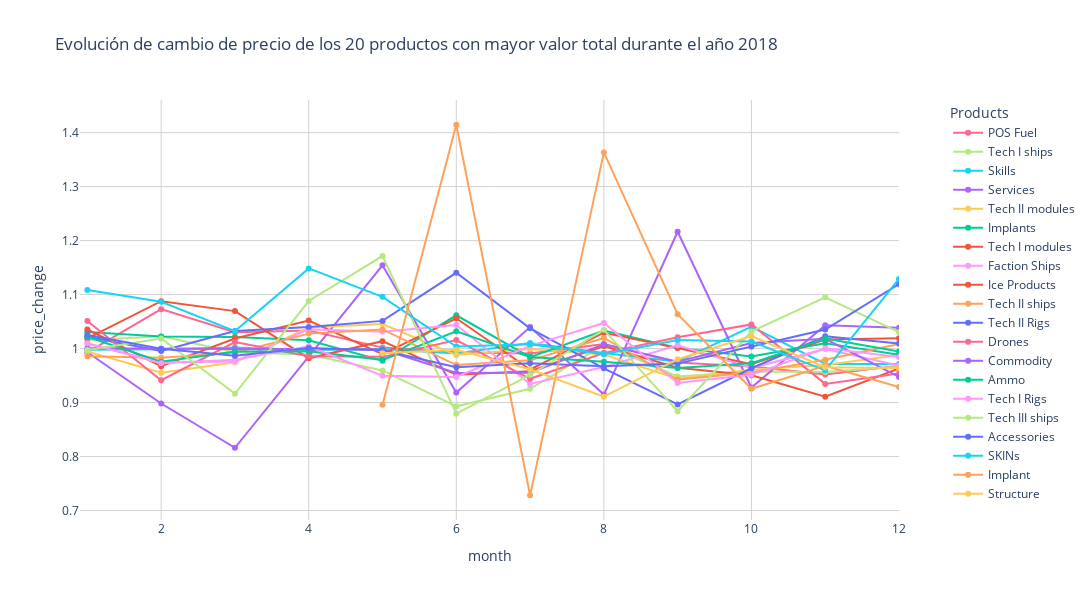
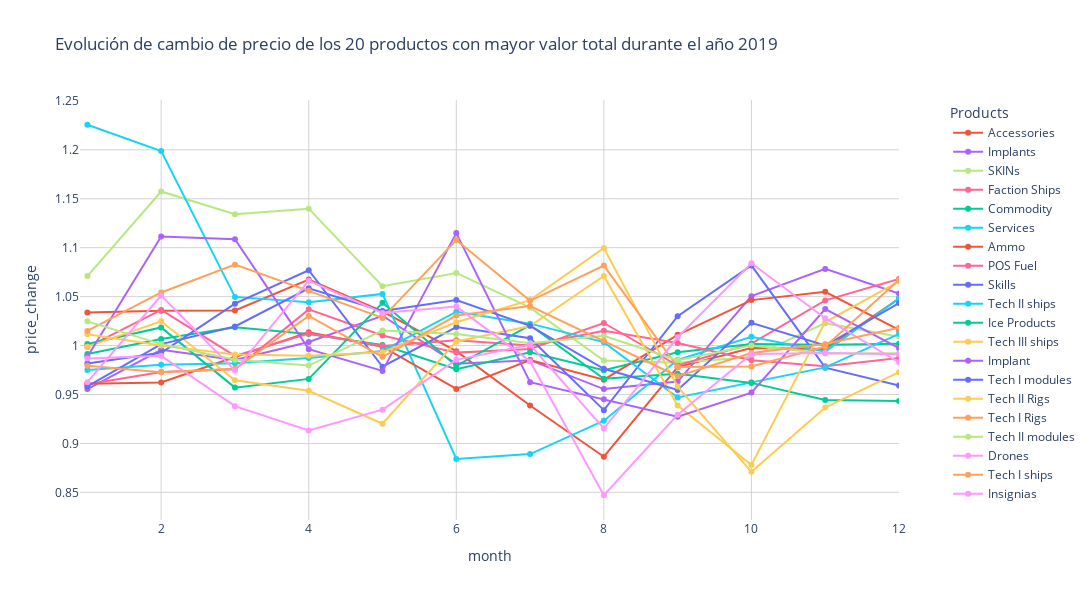
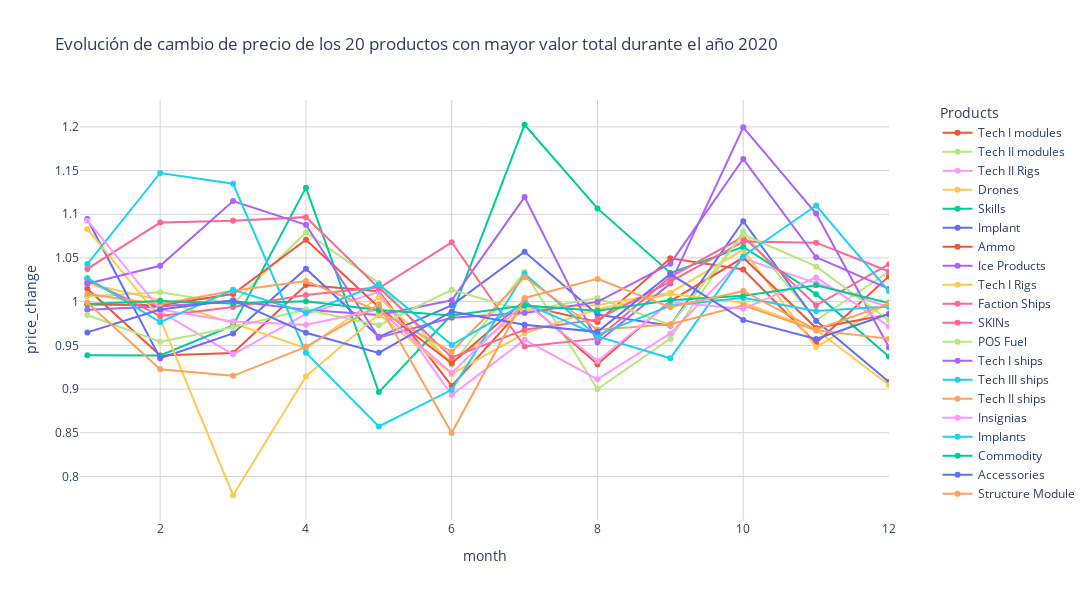
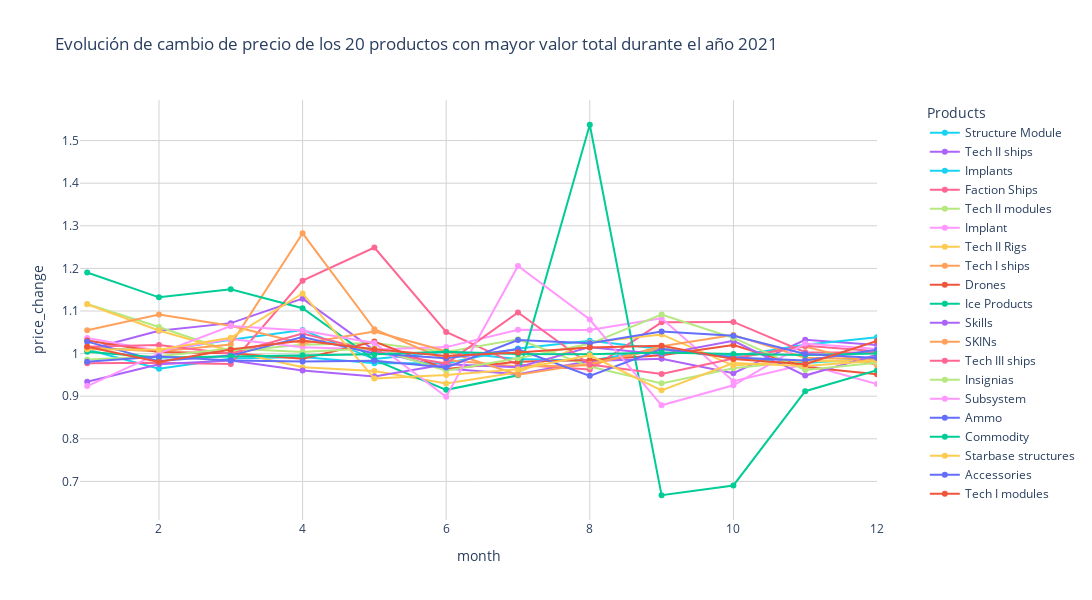

The notebook cell these images were saved under, in order:
### Markdown cell above
#### Llamada a la función periodo() para generar gráficos de 2018 a 2022:

### Code cell
# Genero gráficos desde 2018 hasta 2022
periodo(2018, 2022)

### Figure 1 — Plotly figure (JSON) as saved in the notebook; plotly's stock layout.template omitted (floating-point values rounded to 4 significant figures)
{"data": [{"line": {"color": "#FF6692"}, "mode": "lines+markers", "name": "POS Fuel", "type": "scatter", "x": [1, 2, 3, 4, 5, 6, 7, 8, 9, 10, 11, 12], "y": [0.993, 1.073, 1.03, 1.033, 1.002, 0.9932, 0.991, 1.008, 0.9741, 0.9668, 0.9519, 0.9684]}, {"line": {"color": "#B6E880"}, "mode": "lines+markers", "name": "Tech I ships", "type": "scatter", "x": [1, 2, 3, 4, 5, 6, 7, 8, 9, 10, 11, 12], "y": [1.016, 1.023, 0.9933, 0.9891, 0.9594, 0.893, 0.9255, 1.007, 0.9483, 0.9573, 0.9563, 0.9662]}, {"line": {"color": "#19D3F3"}, "mode": "lines+markers", "name": "Skills", "type": "scatter", "x": [1, 2, 3, 4, 5, 6, 7, 8, 9, 10, 11, 12], "y": [0.9979, 0.9986, 1.002, 0.9975, 0.999, 0.9908, 1.01, 0.9918, 0.9757, 1.041, 0.9715, 0.9716]}, {"line": {"color": "#AB63FA"}, "mode": "lines+markers", "name": "Services", "type": "scatter", "x": [1, 2, 3, 4, 5, 6, 7, 8, 9, 10, 11, 12], "y": [0.9931, 0.8981, 0.8162, 0.9852, 1.154, 0.9184, 1.04, 0.9148, 1.216, 0.9278, 1.043, 1.039]}, {"line": {"color": "#FECB52"}, "mode": "lines+markers", "name": "Tech II modules", "type": "scatter", "x": [1, 2, 3, 4, 5, 6, 7, 8, 9, 10, 11, 12], "y": [0.9945, 0.9553, 0.9748, 1.039, 1.045, 0.9879, 0.9992, 0.9888, 0.9443, 0.9605, 0.9694, 0.9882]}, {"line": {"color": "#00CC96"}, "mode": "lines+markers", "name": "Implants", "type": "scatter", "x": [1, 2, 3, 4, 5, 6, 7, 8, 9, 10, 11, 12], "y": [1.031, 1.022, 1.022, 1.015, 0.9773, 1.062, 0.9842, 1.033, 1.001, 0.9854, 1.01, 0.9883]}, {"line": {"color": "#EF553B"}, "mode": "lines+markers", "name": "Tech I modules", "type": "scatter", "x": [1, 2, 3, 4, 5, 6, 7, 8, 9, 10, 11, 12], "y": [1.035, 0.9674, 1.019, 1.052, 0.9895, 1.056, 0.9612, 1.029, 1.001, 0.9711, 1.017, 1.019]}, {"line": {"color": "#FF97FF"}, "mode": "lines+markers", "name": "Faction Ships", "type": "scatter", "x": [1, 2, 3, 4, 5, 6, 7, 8, 9, 10, 11, 12], "y": [1.009, 0.9746, 0.9761, 1.036, 1.031, 1.044, 0.9345, 0.966, 1.006, 0.9643, 0.9991, 0.9685]}, {"line": {"color": "#EF553B"}, "mode": "lines+markers", "name": "Ice Products", "type": "scatter", "x": [1, 2, 3, 4, 5, 6, 7, 8, 9, 10, 11, 12], "y": [1.019, 1.088, 1.069, 0.9819, 1.014, 0.9514, 0.9582, 1.005, 0.9644, 0.9507, 0.9107, 0.9631]}, {"line": {"color": "#FFA15A"}, "mode": "lines+markers", "name": "Tech II ships", "type": "scatter", "x": [1, 2, 3, 4, 5, 6, 7, 8, 9, 10, 11, 12], "y": [0.9857, 0.9831, 0.9923, 1.028, 1.036, 0.9694, 0.9781, 1.02, 0.9425, 0.9558, 0.9791, 1.009]}, {"line": {"color": "#636EFA"}, "mode": "lines+markers", "name": "Tech II Rigs", "type": "scatter", "x": [1, 2, 3, 4, 5, 6, 7, 8, 9, 10, 11, 12], "y": [1.022, 0.9953, 1.032, 1.04, 1.051, 1.14, 1.037, 0.9634, 0.8965, 0.9635, 1.023, 1.009]}, {"line": {"color": "#FF6692"}, "mode": "lines+markers", "name": "Drones", "type": "scatter", "x": [1, 2, 3, 4, 5, 6, 7, 8, 9, 10, 11, 12], "y": [1.051, 0.9413, 1.012, 0.986, 0.9846, 1.016, 0.944, 0.9916, 1.021, 1.045, 0.9345, 0.9537]}, {"line": {"color": "#AB63FA"}, "mode": "lines+markers", "name": "Commodity", "type": "scatter", "x": [1, 2, 3, 4, 5, 6, 7, 8, 9, 10, 11, 12], "y": [1.0, 0.9994, 0.9991, 0.999, 0.9983, 0.9547, 0.955, 1.008, 0.9757, 1.01, 1.018, 0.9473]}, {"line": {"color": "#00CC96"}, "mode": "lines+markers", "name": "Ammo", "type": "scatter", "x": [1, 2, 3, 4, 5, 6, 7, 8, 9, 10, 11, 12], "y": [1.022, 0.9755, 0.9944, 0.995, 0.9791, 1.032, 0.9842, 0.9757, 0.964, 0.973, 1.019, 0.9947]}, {"line": {"color": "#FF97FF"}, "mode": "lines+markers", "name": "Tech I Rigs", "type": "scatter", "x": [1, 2, 3, 4, 5, 6, 7, 8, 9, 10, 11, 12], "y": [1.01, 0.9728, 0.9792, 1.004, 0.9497, 0.9473, 1.005, 1.047, 0.9362, 0.9513, 1.0, 0.9843]}, {"line": {"color": "#B6E880"}, "mode": "lines+markers", "name": "Tech III ships", "type": "scatter", "x": [1, 2, 3, 4, 5, 6, 7, 8, 9, 10, 11, 12], "y": [0.9971, 1.019, 0.9165, 1.088, 1.171, 0.8793, 0.9512, 1.035, 0.8839, 1.032, 1.095, 1.03]}, {"line": {"color": "#636EFA"}, "mode": "lines+markers", "name": "Accessories", "type": "scatter", "x": [1, 2, 3, 4, 5, 6, 7, 8, 9, 10, 11, 12], "y": [1.025, 0.9998, 0.9866, 1.001, 0.9967, 0.9656, 0.9729, 0.9671, 0.9721, 1.004, 1.035, 1.119]}, {"line": {"color": "#19D3F3"}, "mode": "lines+markers", "name": "SKINs", "type": "scatter", "x": [1, 2, 3, 4, 5, 6, 7, 8, 9, 10, 11, 12], "y": [1.108, 1.087, 1.032, 1.149, 1.096, 1.004, 1.008, 0.9893, 1.016, 1.013, 0.9595, 1.129]}, {"line": {"color": "#FFA15A"}, "mode": "lines+markers", "name": "Implant", "type": "scatter", "x": [5, 6, 7, 8, 9, 10, 11, 12], "y": [0.8959, 1.415, 0.7282, 1.363, 1.064, 0.9254, 0.9682, 0.9288]}, {"line": {"color": "#FECB52"}, "mode": "lines+markers", "name": "Structure", "type": "scatter", "x": [5, 6, 7, 8, 9, 10, 11, 12], "y": [0.9911, 0.9979, 0.9617, 0.9107, 0.9803, 1.023, 0.9654, 0.964]}], "layout": {"height": 600, "legend": {"orientation": "v", "title": {"text": "Products"}, "x": 1.06, "y": 1}, "plot_bgcolor": "white", "title": {"text": "Evolución de cambio de precio de los 20 productos con mayor valor total durante el año 2018"}, "width": 1650, "xaxis": {"gridcolor": "rgb(211, 211, 211)", "range": [0.9, 12], "title": {"text": "month"}}, "yaxis": {"gridcolor": "rgb(211, 211, 211)", "title": {"text": "price_change"}}}}

### Figure 2 — Plotly figure (JSON) as saved in the notebook; plotly's stock layout.template omitted (floating-point values rounded to 4 significant figures)
{"data": [{"line": {"color": "#EF553B"}, "mode": "lines+markers", "name": "Accessories", "type": "scatter", "x": [1, 2, 3, 4, 5, 6, 7, 8, 9, 10, 11, 12], "y": [1.034, 1.036, 1.036, 1.067, 1.035, 0.9942, 0.9387, 0.8864, 0.9779, 0.9974, 0.9965, 1.048]}, {"line": {"color": "#AB63FA"}, "mode": "lines+markers", "name": "Implants", "type": "scatter", "x": [1, 2, 3, 4, 5, 6, 7, 8, 9, 10, 11, 12], "y": [0.9556, 0.9956, 0.9853, 1.004, 1.03, 0.9814, 0.9851, 0.9555, 0.9632, 1.05, 1.078, 1.053]}, {"line": {"color": "#B6E880"}, "mode": "lines+markers", "name": "SKINs", "type": "scatter", "x": [1, 2, 3, 4, 5, 6, 7, 8, 9, 10, 11, 12], "y": [1.071, 1.157, 1.134, 1.14, 1.061, 1.074, 1.039, 0.9848, 0.9825, 0.9884, 1.023, 1.009]}, {"line": {"color": "#FF6692"}, "mode": "lines+markers", "name": "Faction Ships", "type": "scatter", "x": [1, 2, 3, 4, 5, 6, 7, 8, 9, 10, 11, 12], "y": [0.9605, 0.9731, 0.9758, 1.037, 1.01, 0.9928, 0.9965, 1.023, 0.9796, 1.002, 1.046, 1.068]}, {"line": {"color": "#00CC96"}, "mode": "lines+markers", "name": "Commodity", "type": "scatter", "x": [1, 2, 3, 4, 5, 6, 7, 8, 9, 10, 11, 12], "y": [0.9914, 1.007, 1.019, 1.012, 1.001, 0.9758, 0.9932, 0.9748, 0.9933, 1.002, 1.001, 1.002]}, {"line": {"color": "#19D3F3"}, "mode": "lines+markers", "name": "Services", "type": "scatter", "x": [1, 2, 3, 4, 5, 6, 7, 8, 9, 10, 11, 12], "y": [1.226, 1.199, 1.05, 1.044, 1.053, 0.8841, 0.8891, 0.9232, 0.9852, 1.009, 0.9938, 1.048]}, {"line": {"color": "#EF553B"}, "mode": "lines+markers", "name": "Ammo", "type": "scatter", "x": [1, 2, 3, 4, 5, 6, 7, 8, 9, 10, 11, 12], "y": [0.9611, 0.9624, 0.9884, 1.014, 0.9989, 0.9557, 0.9853, 0.9651, 1.011, 1.046, 1.055, 1.016]}, {"line": {"color": "#FF6692"}, "mode": "lines+markers", "name": "POS Fuel", "type": "scatter", "x": [1, 2, 3, 4, 5, 6, 7, 8, 9, 10, 11, 12], "y": [0.9984, 1.036, 0.9894, 1.012, 0.9996, 1.006, 1.0, 1.015, 1.003, 0.9849, 0.9789, 0.9872]}, {"line": {"color": "#636EFA"}, "mode": "lines+markers", "name": "Skills", "type": "scatter", "x": [1, 2, 3, 4, 5, 6, 7, 8, 9, 10, 11, 12], "y": [0.9817, 0.9926, 1.043, 1.077, 0.9784, 1.019, 1.007, 0.934, 1.03, 1.082, 0.9774, 0.9592]}, {"line": {"color": "#19D3F3"}, "mode": "lines+markers", "name": "Tech II ships", "type": "scatter", "x": [1, 2, 3, 4, 5, 6, 7, 8, 9, 10, 11, 12], "y": [0.9751, 0.9804, 0.9819, 0.9873, 0.9945, 1.035, 1.022, 1.003, 0.947, 0.9625, 0.9777, 1.012]}, {"line": {"color": "#00CC96"}, "mode": "lines+markers", "name": "Ice Products", "type": "scatter", "x": [1, 2, 3, 4, 5, 6, 7, 8, 9, 10, 11, 12], "y": [1.002, 1.019, 0.957, 0.9659, 1.044, 0.9793, 1.021, 0.9661, 0.9711, 0.9619, 0.9443, 0.9432]}, {"line": {"color": "#FECB52"}, "mode": "lines+markers", "name": "Tech III ships", "type": "scatter", "x": [1, 2, 3, 4, 5, 6, 7, 8, 9, 10, 11, 12], "y": [0.9989, 1.025, 0.9646, 0.9538, 0.9201, 1.004, 1.02, 1.071, 0.9388, 0.878, 1.024, 1.066]}, {"line": {"color": "#AB63FA"}, "mode": "lines+markers", "name": "Implant", "type": "scatter", "x": [1, 2, 3, 4, 5, 6, 7, 8, 9, 10, 11, 12], "y": [0.9885, 1.111, 1.109, 0.9963, 0.9741, 1.115, 0.9625, 0.945, 0.9274, 0.9519, 1.037, 0.9973]}, {"line": {"color": "#636EFA"}, "mode": "lines+markers", "name": "Tech I modules", "type": "scatter", "x": [1, 2, 3, 4, 5, 6, 7, 8, 9, 10, 11, 12], "y": [0.9582, 1.002, 1.019, 1.058, 1.035, 1.047, 1.02, 0.9762, 0.9547, 1.023, 1.0, 1.043]}, {"line": {"color": "#FECB52"}, "mode": "lines+markers", "name": "Tech II Rigs", "type": "scatter", "x": [1, 2, 3, 4, 5, 6, 7, 8, 9, 10, 11, 12], "y": [1.012, 1, 0.9909, 0.9896, 0.9931, 1.024, 1.046, 1.1, 0.958, 0.8709, 0.9367, 0.9727]}, {"line": {"color": "#FFA15A"}, "mode": "lines+markers", "name": "Tech I Rigs", "type": "scatter", "x": [1, 2, 3, 4, 5, 6, 7, 8, 9, 10, 11, 12], "y": [1.015, 1.054, 1.083, 1.056, 1.028, 1.108, 1.046, 1.082, 0.9781, 0.9785, 0.999, 1.067]}, {"line": {"color": "#B6E880"}, "mode": "lines+markers", "name": "Tech II modules", "type": "scatter", "x": [1, 2, 3, 4, 5, 6, 7, 8, 9, 10, 11, 12], "y": [1.025, 1.001, 0.9854, 0.9796, 1.015, 1.012, 1.002, 1.01, 0.9851, 1.0, 0.9918, 0.9921]}, {"line": {"color": "#FF97FF"}, "mode": "lines+markers", "name": "Drones", "type": "scatter", "x": [1, 2, 3, 4, 5, 6, 7, 8, 9, 10, 11, 12], "y": [0.9867, 0.9895, 0.9381, 0.9131, 0.9345, 0.9854, 1.001, 0.9152, 1.008, 1.084, 1.028, 0.9829]}, {"line": {"color": "#FFA15A"}, "mode": "lines+markers", "name": "Tech I ships", "type": "scatter", "x": [1, 2, 3, 4, 5, 6, 7, 8, 9, 10, 11, 12], "y": [0.9794, 0.9726, 0.9762, 1.03, 0.9886, 1.031, 1.04, 1.005, 0.9687, 0.9924, 1.002, 1.018]}, {"line": {"color": "#FF97FF"}, "mode": "lines+markers", "name": "Insignias", "type": "scatter", "x": [1, 2, 3, 4, 5, 6, 7, 8, 9, 10, 11, 12], "y": [0.9626, 1.051, 0.9744, 1.066, 1.033, 1.04, 0.984, 0.847, 0.9294, 0.9913, 0.9924, 0.9912]}], "layout": {"height": 600, "legend": {"orientation": "v", "title": {"text": "Products"}, "x": 1.06, "y": 1}, "plot_bgcolor": "white", "title": {"text": "Evolución de cambio de precio de los 20 productos con mayor valor total durante el año 2019"}, "width": 1650, "xaxis": {"gridcolor": "rgb(211, 211, 211)", "range": [0.9, 12], "title": {"text": "month"}}, "yaxis": {"gridcolor": "rgb(211, 211, 211)", "title": {"text": "price_change"}}}}

### Figure 3 — Plotly figure (JSON) as saved in the notebook; plotly's stock layout.template omitted (floating-point values rounded to 4 significant figures)
{"data": [{"line": {"color": "#EF553B"}, "mode": "lines+markers", "name": "Tech I modules", "type": "scatter", "x": [1, 2, 3, 4, 5, 6, 7, 8, 9, 10, 11, 12], "y": [1.015, 0.9385, 0.9413, 1.019, 1.012, 0.9035, 0.9955, 0.9767, 1.05, 1.037, 0.9526, 1.029]}, {"line": {"color": "#B6E880"}, "mode": "lines+markers", "name": "Tech II modules", "type": "scatter", "x": [1, 2, 3, 4, 5, 6, 7, 8, 9, 10, 11, 12], "y": [1.006, 1.011, 0.9977, 1.079, 1.021, 0.9275, 1.034, 0.9001, 0.9577, 1.08, 0.9787, 1.034]}, {"line": {"color": "#FF97FF"}, "mode": "lines+markers", "name": "Tech II Rigs", "type": "scatter", "x": [1, 2, 3, 4, 5, 6, 7, 8, 9, 10, 11, 12], "y": [1.022, 0.9887, 0.9397, 0.986, 1.011, 0.8932, 0.9564, 0.9111, 0.9636, 1.049, 1.021, 0.9937]}, {"line": {"color": "#FECB52"}, "mode": "lines+markers", "name": "Drones", "type": "scatter", "x": [1, 2, 3, 4, 5, 6, 7, 8, 9, 10, 11, 12], "y": [1.021, 1.002, 0.9752, 0.9467, 1.005, 0.9304, 0.9909, 0.9962, 1.01, 1.059, 0.9477, 0.9991]}, {"line": {"color": "#00CC96"}, "mode": "lines+markers", "name": "Skills", "type": "scatter", "x": [1, 2, 3, 4, 5, 6, 7, 8, 9, 10, 11, 12], "y": [0.9388, 0.9384, 0.9728, 1.13, 0.8965, 0.9852, 1.202, 1.107, 1.033, 1.063, 1.009, 0.9372]}, {"line": {"color": "#636EFA"}, "mode": "lines+markers", "name": "Implant", "type": "scatter", "x": [1, 2, 3, 4, 5, 6, 7, 8, 9, 10, 11, 12], "y": [1.095, 0.9353, 0.9637, 1.038, 0.9598, 0.9957, 1.057, 0.9853, 0.9725, 1.092, 0.978, 0.9079]}, {"line": {"color": "#EF553B"}, "mode": "lines+markers", "name": "Ammo", "type": "scatter", "x": [1, 2, 3, 4, 5, 6, 7, 8, 9, 10, 11, 12], "y": [0.9967, 0.9959, 1.009, 1.071, 0.9937, 0.9295, 1.001, 0.9283, 1.001, 1.05, 0.9698, 0.9852]}, {"line": {"color": "#AB63FA"}, "mode": "lines+markers", "name": "Ice Products", "type": "scatter", "x": [1, 2, 3, 4, 5, 6, 7, 8, 9, 10, 11, 12], "y": [0.9906, 0.9944, 1.001, 0.9908, 0.9846, 1.002, 1.12, 0.9536, 1.021, 1.199, 1.101, 0.9476]}, {"line": {"color": "#FECB52"}, "mode": "lines+markers", "name": "Tech I Rigs", "type": "scatter", "x": [1, 2, 3, 4, 5, 6, 7, 8, 9, 10, 11, 12], "y": [1.083, 0.9807, 0.7785, 0.9144, 0.9855, 0.9173, 0.9637, 0.9912, 1.009, 0.9987, 0.968, 0.9046]}, {"line": {"color": "#FF6692"}, "mode": "lines+markers", "name": "Faction Ships", "type": "scatter", "x": [1, 2, 3, 4, 5, 6, 7, 8, 9, 10, 11, 12], "y": [1.025, 0.9835, 0.994, 1.008, 1.016, 0.9362, 0.9679, 0.9797, 1.023, 1.069, 1.067, 1.035]}, {"line": {"color": "#FF6692"}, "mode": "lines+markers", "name": "SKINs", "type": "scatter", "x": [1, 2, 3, 4, 5, 6, 7, 8, 9, 10, 11, 12], "y": [1.037, 1.091, 1.092, 1.097, 1.015, 1.068, 0.9487, 0.9577, 1.028, 1.074, 0.9958, 1.043]}, {"line": {"color": "#B6E880"}, "mode": "lines+markers", "name": "POS Fuel", "type": "scatter", "x": [1, 2, 3, 4, 5, 6, 7, 8, 9, 10, 11, 12], "y": [0.9847, 0.9543, 0.9707, 0.9911, 0.9729, 1.013, 0.9895, 1.004, 0.9733, 1.077, 1.04, 0.9785]}, {"line": {"color": "#AB63FA"}, "mode": "lines+markers", "name": "Tech I ships", "type": "scatter", "x": [1, 2, 3, 4, 5, 6, 7, 8, 9, 10, 11, 12], "y": [1.02, 1.041, 1.115, 1.088, 0.9588, 0.9816, 0.987, 0.9997, 1.043, 1.163, 1.051, 1.015]}, {"line": {"color": "#19D3F3"}, "mode": "lines+markers", "name": "Tech III ships", "type": "scatter", "x": [1, 2, 3, 4, 5, 6, 7, 8, 9, 10, 11, 12], "y": [1.043, 1.147, 1.135, 0.9416, 0.8572, 0.8991, 1.032, 0.9603, 0.9351, 1.052, 1.11, 1.012]}, {"line": {"color": "#FFA15A"}, "mode": "lines+markers", "name": "Tech II ships", "type": "scatter", "x": [1, 2, 3, 4, 5, 6, 7, 8, 9, 10, 11, 12], "y": [1.009, 0.997, 1.013, 1.024, 0.9892, 0.9426, 1.028, 0.9679, 0.9741, 0.9958, 0.9671, 0.9575]}, {"line": {"color": "#FF97FF"}, "mode": "lines+markers", "name": "Insignias", "type": "scatter", "x": [1, 2, 3, 4, 5, 6, 7, 8, 9, 10, 11, 12], "y": [1.093, 0.9909, 0.9772, 0.9736, 0.9909, 0.9185, 0.9993, 0.9321, 0.9994, 0.9918, 1.028, 0.9717]}, {"line": {"color": "#19D3F3"}, "mode": "lines+markers", "name": "Implants", "type": "scatter", "x": [1, 2, 3, 4, 5, 6, 7, 8, 9, 10, 11, 12], "y": [1.027, 0.9765, 1.014, 0.9874, 1.02, 0.9505, 0.9981, 0.962, 0.9954, 1.004, 0.9893, 0.9944]}, {"line": {"color": "#00CC96"}, "mode": "lines+markers", "name": "Commodity", "type": "scatter", "x": [1, 2, 3, 4, 5, 6, 7, 8, 9, 10, 11, 12], "y": [0.9972, 1.001, 0.9979, 1.001, 0.9904, 0.9843, 0.9956, 0.9897, 1.001, 1.007, 1.019, 0.9983]}, {"line": {"color": "#636EFA"}, "mode": "lines+markers", "name": "Accessories", "type": "scatter", "x": [1, 2, 3, 4, 5, 6, 7, 8, 9, 10, 11, 12], "y": [0.9648, 0.991, 1.002, 0.9643, 0.9414, 0.9888, 0.9735, 0.9654, 1.032, 0.9791, 0.9574, 0.986]}, {"line": {"color": "#FFA15A"}, "mode": "lines+markers", "name": "Structure Module", "type": "scatter", "x": [1, 2, 3, 4, 5, 6, 7, 8, 9, 10, 11, 12], "y": [0.9991, 0.9226, 0.9151, 0.9483, 0.9966, 0.8496, 1.004, 1.026, 0.9936, 1.012, 0.9678, 0.9977]}], "layout": {"height": 600, "legend": {"orientation": "v", "title": {"text": "Products"}, "x": 1.06, "y": 1}, "plot_bgcolor": "white", "title": {"text": "Evolución de cambio de precio de los 20 productos con mayor valor total durante el año 2020"}, "width": 1650, "xaxis": {"gridcolor": "rgb(211, 211, 211)", "range": [0.9, 12], "title": {"text": "month"}}, "yaxis": {"gridcolor": "rgb(211, 211, 211)", "title": {"text": "price_change"}}}}

### Figure 4 — Plotly figure (JSON) as saved in the notebook; plotly's stock layout.template omitted (floating-point values rounded to 4 significant figures)
{"data": [{"line": {"color": "#19D3F3"}, "mode": "lines+markers", "name": "Structure Module", "type": "scatter", "x": [1, 2, 3, 4, 5, 6, 7, 8, 9, 10, 11, 12], "y": [1.013, 1.007, 1.032, 1.056, 0.9871, 1.004, 0.9873, 0.983, 1.012, 0.9906, 0.9782, 0.9889]}, {"line": {"color": "#AB63FA"}, "mode": "lines+markers", "name": "Tech II ships", "type": "scatter", "x": [1, 2, 3, 4, 5, 6, 7, 8, 9, 10, 11, 12], "y": [1.009, 1.053, 1.072, 1.129, 1.008, 0.9648, 0.9514, 0.9826, 0.988, 0.9538, 1.032, 1.02]}, {"line": {"color": "#19D3F3"}, "mode": "lines+markers", "name": "Implants", "type": "scatter", "x": [1, 2, 3, 4, 5, 6, 7, 8, 9, 10, 11, 12], "y": [1.01, 0.9646, 0.9884, 0.992, 0.9773, 0.9774, 1.012, 1.03, 1.011, 0.9938, 1.021, 1.039]}, {"line": {"color": "#FF6692"}, "mode": "lines+markers", "name": "Faction Ships", "type": "scatter", "x": [1, 2, 3, 4, 5, 6, 7, 8, 9, 10, 11, 12], "y": [0.9772, 0.9788, 0.9758, 1.171, 1.249, 1.051, 0.9737, 0.9625, 1.073, 1.074, 1.003, 1.002]}, {"line": {"color": "#B6E880"}, "mode": "lines+markers", "name": "Tech II modules", "type": "scatter", "x": [1, 2, 3, 4, 5, 6, 7, 8, 9, 10, 11, 12], "y": [1.117, 1.062, 1.006, 1.021, 1.025, 1.004, 1.034, 0.9697, 0.9302, 0.9658, 0.9829, 0.9799]}, {"line": {"color": "#FF97FF"}, "mode": "lines+markers", "name": "Implant", "type": "scatter", "x": [1, 2, 3, 4, 5, 6, 7, 8, 9, 10, 11, 12], "y": [1.037, 1.006, 1.034, 1.015, 1.009, 1.015, 1.056, 1.056, 1.083, 0.9353, 0.9749, 0.9285]}, {"line": {"color": "#FECB52"}, "mode": "lines+markers", "name": "Tech II Rigs", "type": "scatter", "x": [1, 2, 3, 4, 5, 6, 7, 8, 9, 10, 11, 12], "y": [1.116, 1.054, 1.006, 0.9679, 0.959, 0.9301, 0.9563, 1.026, 1.045, 0.9718, 0.9837, 0.9833]}, {"line": {"color": "#FFA15A"}, "mode": "lines+markers", "name": "Tech I ships", "type": "scatter", "x": [1, 2, 3, 4, 5, 6, 7, 8, 9, 10, 11, 12], "y": [1.014, 1.005, 1.022, 1.282, 1.057, 0.9851, 0.9699, 0.9727, 1.017, 1.044, 0.9904, 0.9875]}, {"line": {"color": "#EF553B"}, "mode": "lines+markers", "name": "Drones", "type": "scatter", "x": [1, 2, 3, 4, 5, 6, 7, 8, 9, 10, 11, 12], "y": [1.031, 1.004, 1.001, 0.9879, 1.028, 0.9636, 0.981, 0.9848, 0.9961, 1.02, 0.9685, 0.9517]}, {"line": {"color": "#00CC96"}, "mode": "lines+markers", "name": "Ice Products", "type": "scatter", "x": [1, 2, 3, 4, 5, 6, 7, 8, 9, 10, 11, 12], "y": [1.19, 1.132, 1.151, 1.106, 0.9853, 0.9149, 0.949, 1.537, 0.6675, 0.6905, 0.9117, 0.9607]}, {"line": {"color": "#AB63FA"}, "mode": "lines+markers", "name": "Skills", "type": "scatter", "x": [1, 2, 3, 4, 5, 6, 7, 8, 9, 10, 11, 12], "y": [0.9341, 0.9751, 0.9841, 0.9604, 0.9465, 0.9752, 0.9679, 1.015, 0.9984, 1.03, 0.9485, 0.9977]}, {"line": {"color": "#FFA15A"}, "mode": "lines+markers", "name": "SKINs", "type": "scatter", "x": [1, 2, 3, 4, 5, 6, 7, 8, 9, 10, 11, 12], "y": [1.055, 1.092, 1.065, 1.024, 1.052, 1.006, 0.9505, 0.9765, 1.011, 0.9898, 1.017, 0.9729]}, {"line": {"color": "#FF6692"}, "mode": "lines+markers", "name": "Tech III ships", "type": "scatter", "x": [1, 2, 3, 4, 5, 6, 7, 8, 9, 10, 11, 12], "y": [1.016, 1.02, 0.9995, 1.047, 1.005, 0.9766, 1.097, 0.9745, 0.9523, 0.9887, 1.018, 1.006]}, {"line": {"color": "#B6E880"}, "mode": "lines+markers", "name": "Insignias", "type": "scatter", "x": [1, 2, 3, 4, 5, 6, 7, 8, 9, 10, 11, 12], "y": [0.9859, 0.9938, 1.012, 1.004, 1.013, 0.9598, 0.9891, 1.023, 1.092, 1.037, 0.9614, 0.9787]}, {"line": {"color": "#FF97FF"}, "mode": "lines+markers", "name": "Subsystem", "type": "scatter", "x": [1, 2, 3, 4, 5, 6, 7, 8, 9, 10, 11, 12], "y": [0.9239, 1.001, 1.065, 1.054, 1.025, 0.8986, 1.206, 1.08, 0.8786, 0.9257, 1.024, 1.011]}, {"line": {"color": "#636EFA"}, "mode": "lines+markers", "name": "Ammo", "type": "scatter", "x": [1, 2, 3, 4, 5, 6, 7, 8, 9, 10, 11, 12], "y": [1.028, 0.9824, 0.9953, 1.039, 1.0, 0.9892, 1.01, 0.9479, 1.011, 0.9909, 0.9837, 1.009]}, {"line": {"color": "#00CC96"}, "mode": "lines+markers", "name": "Commodity", "type": "scatter", "x": [1, 2, 3, 4, 5, 6, 7, 8, 9, 10, 11, 12], "y": [1.004, 0.9907, 0.9933, 0.9964, 0.9983, 1.005, 0.9991, 0.9986, 1.002, 0.9993, 0.9967, 1.0]}, {"line": {"color": "#FECB52"}, "mode": "lines+markers", "name": "Starbase structures", "type": "scatter", "x": [1, 2, 3, 4, 5, 6, 7, 8, 9, 10, 11, 12], "y": [1.01, 1.009, 1.037, 1.141, 0.9414, 0.9499, 0.9632, 0.9961, 0.9137, 0.9779, 0.9709, 0.9831]}, {"line": {"color": "#636EFA"}, "mode": "lines+markers", "name": "Accessories", "type": "scatter", "x": [1, 2, 3, 4, 5, 6, 7, 8, 9, 10, 11, 12], "y": [0.9809, 0.9933, 0.9838, 0.9814, 0.9831, 0.9677, 1.032, 1.025, 1.052, 1.042, 0.9993, 0.99]}, {"line": {"color": "#EF553B"}, "mode": "lines+markers", "name": "Tech I modules", "type": "scatter", "x": [1, 2, 3, 4, 5, 6, 7, 8, 9, 10, 11, 12], "y": [1.016, 0.9805, 1.01, 1.031, 1.01, 0.9943, 1.003, 1.015, 1.019, 0.9871, 0.975, 1.03]}], "layout": {"height": 600, "legend": {"orientation": "v", "title": {"text": "Products"}, "x": 1.06, "y": 1}, "plot_bgcolor": "white", "title": {"text": "Evolución de cambio de precio de los 20 productos con mayor valor total durante el año 2021"}, "width": 1650, "xaxis": {"gridcolor": "rgb(211, 211, 211)", "range": [0.9, 12], "title": {"text": "month"}}, "yaxis": {"gridcolor": "rgb(211, 211, 211)", "title": {"text": "price_change"}}}}
